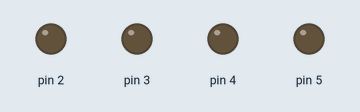
The sketch below on a simulated Arduino Uno, built with avr-gcc and run on an emulated ATmega328P. On the bench: output pins drawn as LEDs (lit = HIGH).

Above: at 0.5 s.
At 1.5 s:
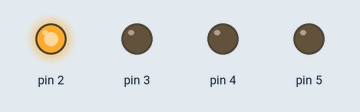
At 2.5 s:
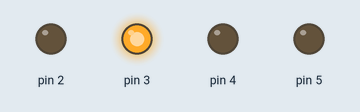
At 3.5 s:
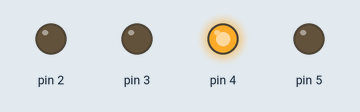
At 4.5 s:
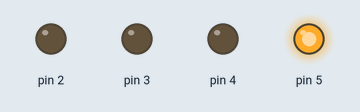
Timing chart, 0 to 6.5 s (numbered marks = the images above):
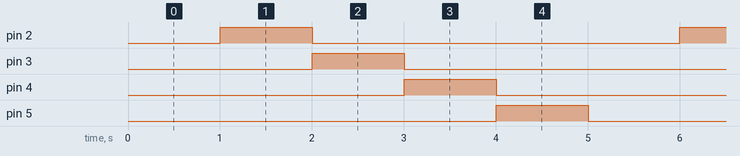

The sketch:

led-sequence-switch.ino
```cpp
void setup() {
  for (int i=2; i<=5; i++)
  {
  pinMode(i, OUTPUT);
  }
}

void loop() {
  for(int i=2; i<=6; i++)
  {
    delay(1000);
    switch (i)
    {
      case 2:
      digitalWrite(2, HIGH);
      digitalWrite(3, LOW);
      digitalWrite(4, LOW);
      digitalWrite(5, LOW);
      break;
      case 3:
      digitalWrite(2, LOW);
      digitalWrite(3, HIGH);
      digitalWrite(4, LOW);
      digitalWrite(5, LOW);
      break;
      case 4:
      digitalWrite(2, LOW);
      digitalWrite(3, LOW);
      digitalWrite(4, HIGH);
      digitalWrite(5, LOW);
      break;
      case 5:
      digitalWrite(2, LOW);
      digitalWrite(3, LOW);
      digitalWrite(4, LOW);
      digitalWrite(5, HIGH);
      break;
      default:
      digitalWrite(2, LOW);
      digitalWrite(3, LOW);
      digitalWrite(4, LOW);
      digitalWrite(5, LOW);
    }

  }

}
```

Measured:
- by itself, pin 2–5: alternates HIGH for 1.0 s and LOW for 4.0 s
- by itself, everything shown: repeats every 5.0 s, in 5 steps
